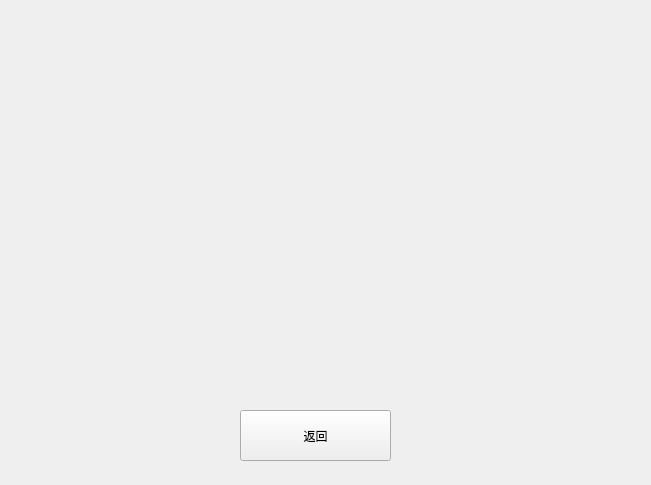
<?xml version="1.0" encoding="UTF-8"?>
<ui version="4.0">
 <class>victory</class>
 <widget class="QWidget" name="victory">
  <property name="geometry">
   <rect>
    <x>0</x>
    <y>0</y>
    <width>651</width>
    <height>485</height>
   </rect>
  </property>
  <property name="windowTitle">
   <string>Form</string>
  </property>
  <widget class="QLabel" name="label">
   <property name="geometry">
    <rect>
     <x>30</x>
     <y>20</y>
     <width>591</width>
     <height>361</height>
    </rect>
   </property>
   <property name="styleSheet">
    <string notr="true">border-image: url(:/new/prefix1/image/victory.png);</string>
   </property>
   <property name="text">
    <string/>
   </property>
  </widget>
  <widget class="QPushButton" name="pushButton">
   <property name="geometry">
    <rect>
     <x>240</x>
     <y>410</y>
     <width>151</width>
     <height>51</height>
    </rect>
   </property>
   <property name="styleSheet">
    <string notr="true">font: 12pt &quot;Agency FB&quot;;</string>
   </property>
   <property name="text">
    <string>返回</string>
   </property>
  </widget>
 </widget>
 <resources/>
 <connections/>
</ui>
